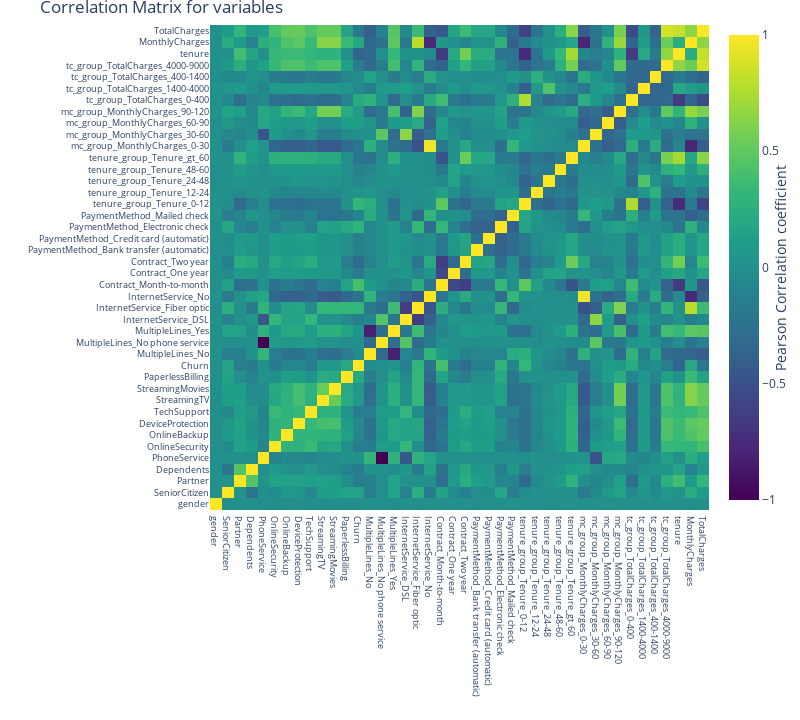

The cell this chart's notebook holds for it:
### Code cell
#correlation
correlation = telcom.corr()
#tick labels
matrix_cols = correlation.columns.tolist()
#convert to array
corr_array  = np.array(correlation)

#Plotting
trace = go.Heatmap(z = corr_array,
                   x = matrix_cols,
                   y = matrix_cols,
                   colorscale = "Viridis",
                   colorbar   = dict(title = "Pearson Correlation coefficient",
                                     titleside = "right"
                                    ) ,
                  )

layout = go.Layout(dict(title = "Correlation Matrix for variables",
                        autosize = False,
                        height  = 720,
                        width   = 800,
                        margin  = dict(r = 0 ,l = 210,
                                       t = 25,b = 210,
                                      ),
                        yaxis   = dict(tickfont = dict(size = 9)),
                        xaxis   = dict(tickfont = dict(size = 9))
                       )
                  )

data = [trace]
fig = go.Figure(data=data,layout=layout)
py.iplot(fig)

### Figure 1 — Plotly figure (JSON) as saved in the notebook; plotly's stock layout.template omitted (floating-point values rounded to 4 significant figures; data arrays with more than 128 entries replaced by an {"elided": "..."} marker saying what was removed)
{"data": [{"colorbar": {"title": {"side": "right", "text": "Pearson Correlation coefficient"}}, "colorscale": [[0, "#440154"], [0.1111, "#482878"], [0.2222, "#3e4989"], [0.3333, "#31688e"], [0.4444, "#26828e"], [0.5556, "#1f9e89"], [0.6667, "#35b779"], [0.7778, "#6ece58"], [0.8889, "#b5de2b"], [1, "#fde725"]], "type": "heatmap", "x": ["gender", "SeniorCitizen", "Partner", "Dependents", "PhoneService", "OnlineSecurity", "OnlineBackup", "DeviceProtection", "TechSupport", "StreamingTV", "StreamingMovies", "PaperlessBilling", "Churn", "MultipleLines_No", "MultipleLines_No phone service", "MultipleLines_Yes", "InternetService_DSL", "InternetService_Fiber optic", "InternetService_No", "Contract_Month-to-month", "Contract_One year", "Contract_Two year", "PaymentMethod_Bank transfer (automatic)", "PaymentMethod_Credit card (automatic)", "PaymentMethod_Electronic check", "PaymentMethod_Mailed check", "tenure_group_Tenure_0-12", "tenure_group_Tenure_12-24", "tenure_group_Tenure_24-48", "tenure_group_Tenure_48-60", "tenure_group_Tenure_gt_60", "mc_group_MonthlyCharges_0-30", "mc_group_MonthlyCharges_30-60", "mc_group_MonthlyCharges_60-90", "mc_group_MonthlyCharges_90-120", "tc_group_TotalCharges_0-400", "tc_group_TotalCharges_1400-4000", "tc_group_TotalCharges_400-1400", "tc_group_TotalCharges_4000-9000", "tenure", "MonthlyCharges", "TotalCharges"], "y": ["gender", "SeniorCitizen", "Partner", "Dependents", "PhoneService", "OnlineSecurity", "OnlineBackup", "DeviceProtection", "TechSupport", "StreamingTV", "StreamingMovies", "PaperlessBilling", "Churn", "MultipleLines_No", "MultipleLines_No phone service", "MultipleLines_Yes", "InternetService_DSL", "InternetService_Fiber optic", "InternetService_No", "Contract_Month-to-month", "Contract_One year", "Contract_Two year", "PaymentMethod_Bank transfer (automatic)", "PaymentMethod_Credit card (automatic)", "PaymentMethod_Electronic check", "PaymentMethod_Mailed check", "tenure_group_Tenure_0-12", "tenure_group_Tenure_12-24", "tenure_group_Tenure_24-48", "tenure_group_Tenure_48-60", "tenure_group_Tenure_gt_60", "mc_group_MonthlyCharges_0-30", "mc_group_MonthlyCharges_30-60", "mc_group_MonthlyCharges_60-90", "mc_group_MonthlyCharges_90-120", "tc_group_TotalCharges_0-400", "tc_group_TotalCharges_1400-4000", "tc_group_TotalCharges_400-1400", "tc_group_TotalCharges_4000-9000", "tenure", "MonthlyCharges", "TotalCharges"], "z": {"elided": "42x42 float values"}}], "layout": {"autosize": false, "height": 720, "margin": {"b": 210, "l": 210, "r": 0, "t": 25}, "title": {"text": "Correlation Matrix for variables"}, "width": 800, "xaxis": {"tickfont": {"size": 9}}, "yaxis": {"tickfont": {"size": 9}}}}
